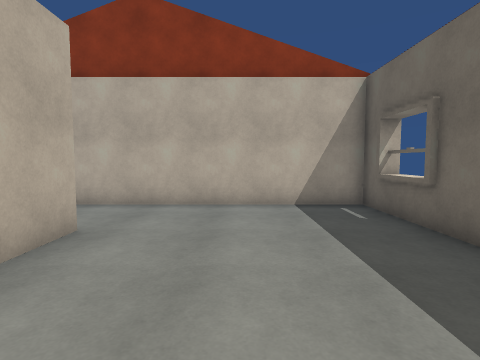
View 1 (above)

24 first-person views from a walk through a scene from a Unity 3-D project. The camera is 1.4 m above the floor, tilts 4° down and sees 80° across. The floor is counted in squares, 1 m on a side. Each view is taken from the middle of a square. On the plan, view 1 faces up. The plan holds only what a view shows up to about 14 squares ahead; the rest is blank. The place goes on beyond the plan. Surface patterns are stand-ins for the level's own textures.

View 2
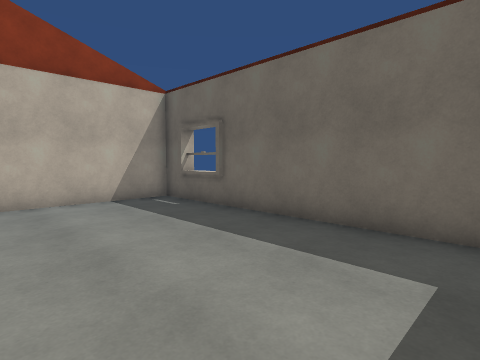

View 3
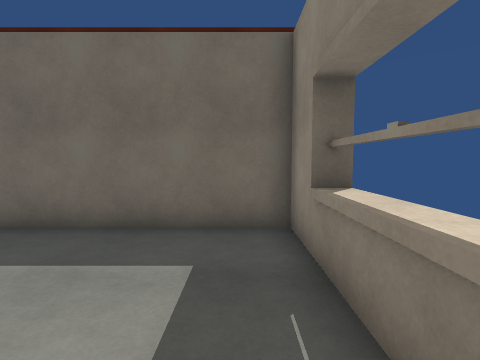

View 4
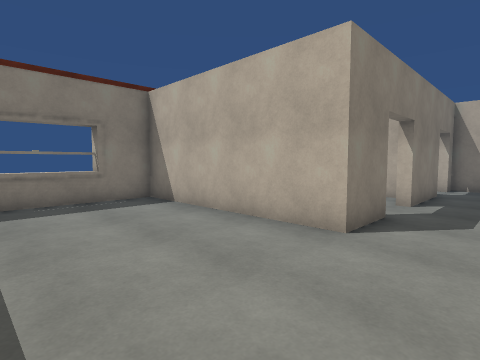

View 5
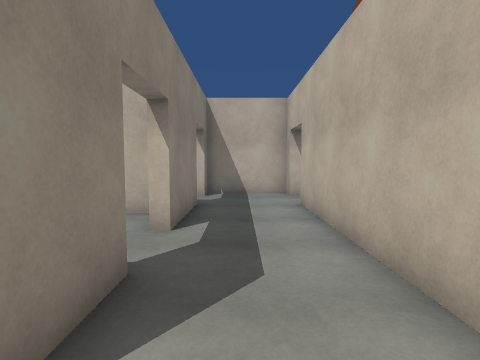

View 6
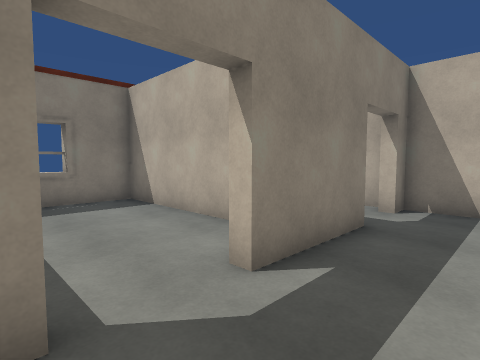

View 7
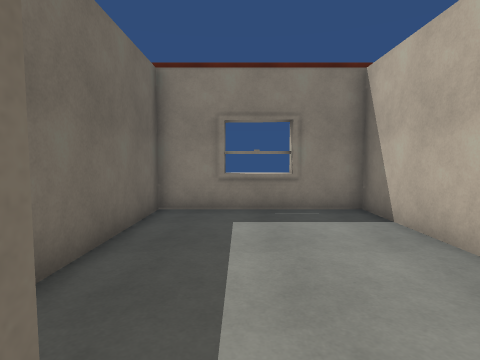

View 8
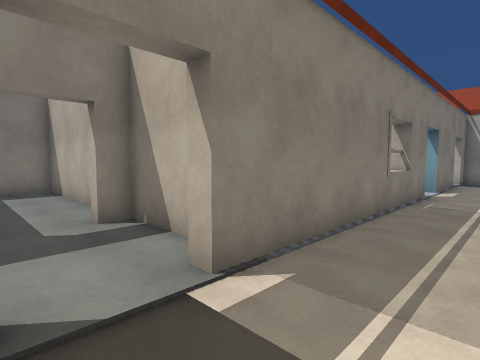

View 9
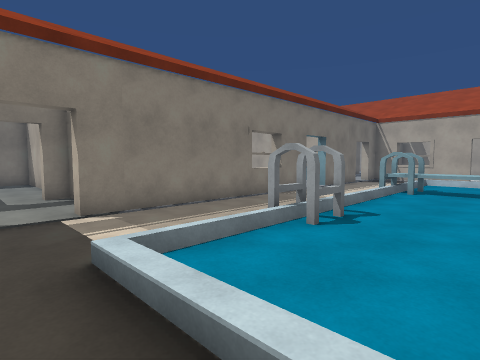

View 10
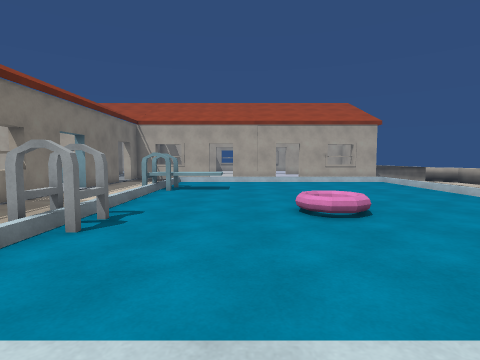

View 11
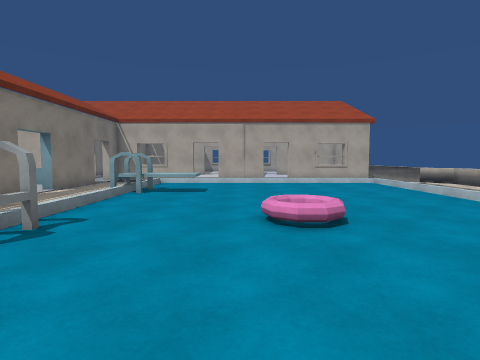

View 12
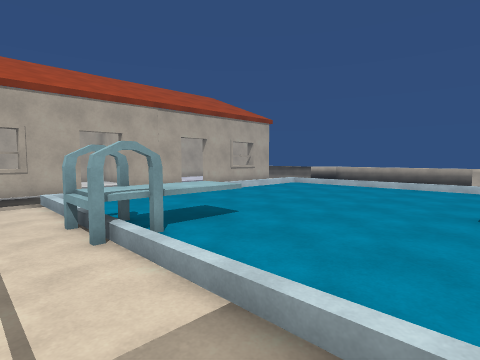

View 13
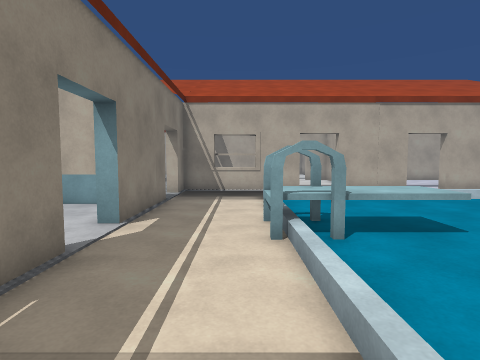

View 14
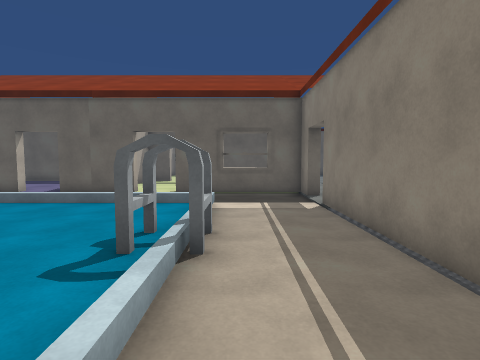

View 15
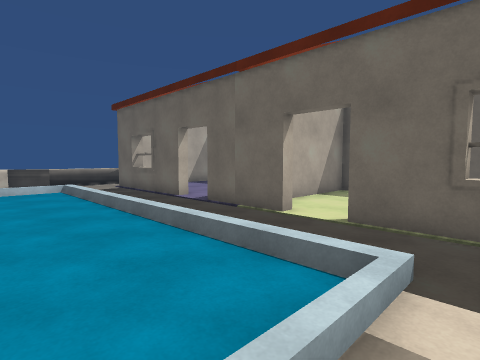

View 16
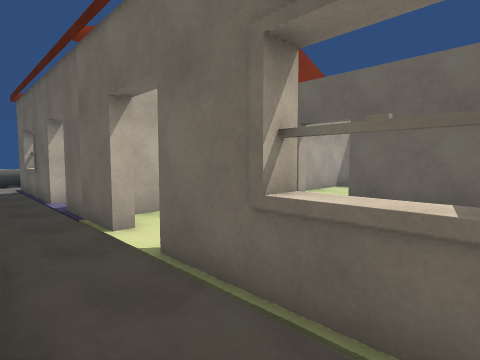

View 17
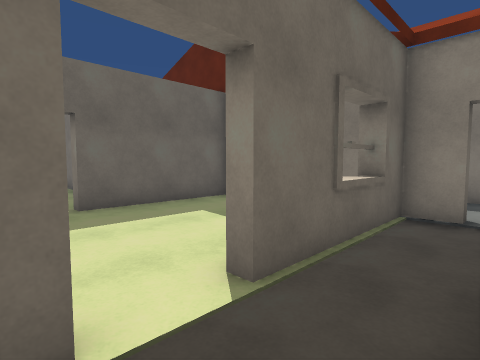

View 18
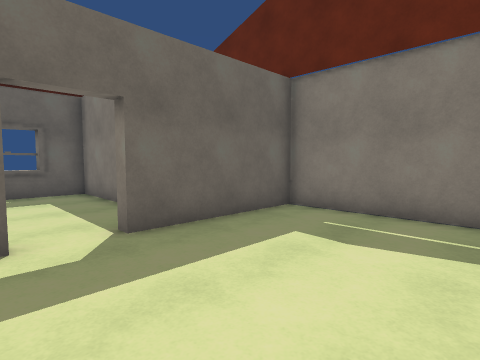

View 19
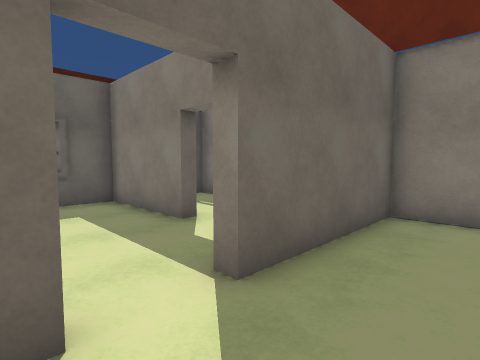

View 20
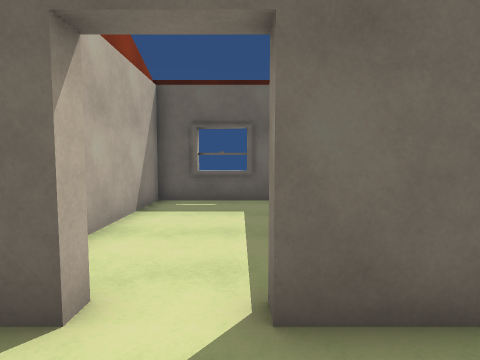

View 21
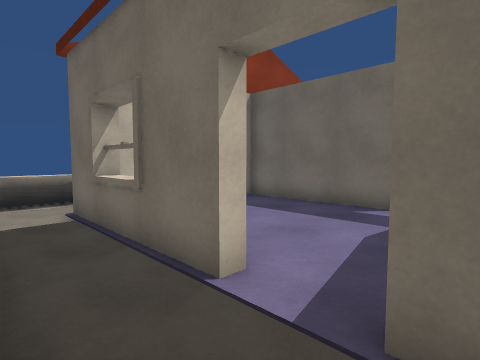

View 22
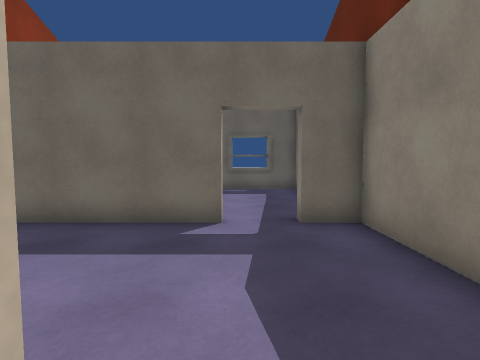

View 23
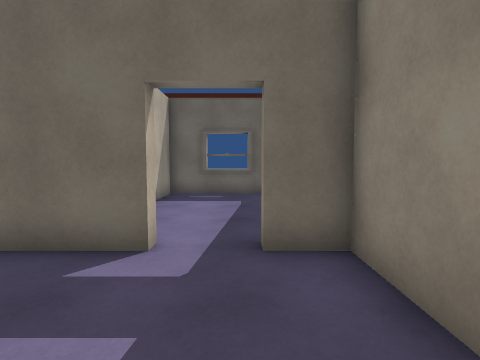

View 24
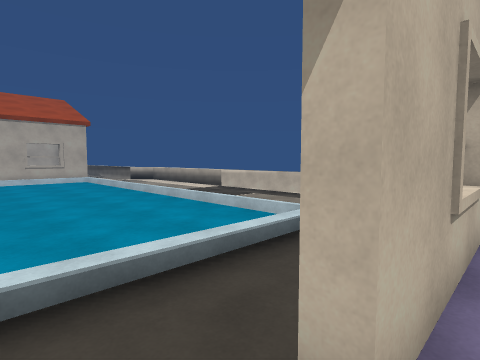

### Floor plan
Key: @ floor where view 1 was taken; # wall or solid block; x gap in a wall; . main floor; : floor 0.25 m higher than the main floor; / step, stairs or slope; = window, fence, low wall or low ledge; ^ raised ledge; L ladder.
Columns run from 32 left of view 1 to 4 right of it. Each row starts with its distance up from view 1.
 25       ................=.  ...#
 24       ................=. ....#
 23 #     ................#......#    ###
 22 #    .................#......#......#
 21     ................................=
 20    ..........//.....................=
 19 #  ..........//.......#......#......#
 18 #  ...................######## ######
 17 #  ...................#......#......#
 16    ....^^...........................=
 15    ....^^...........................#
 14 #  ....^^......L......#......#......#
 13 #..::::^x:::::LLL:::..#......#..#####
 12 =.....................=......#  ..
 11 #.....................#......#   ..
 10 #.....................#......#    ..#
  9 ##. ###..###=######..################
  8     #...          #.................#
  7     #.            #.................=
  6     #             #.................#
  5                   #..####..###......#
  4                   #.. #......#......#
  3                   #.. #......#......#
  2                   #.. #......#......#
  1                   #.. #......#......#
  0                   #.. #......#..@...#
 -1                   #.. #......#......#
 -2                   #######==####===###
 -3                                 ..

Where each view was taken, in squares from view 1:
view 1: 0 up, 0 right, facing up
view 2: 1 down, 2 left, facing up-right
view 3: 1 down, 2 left, facing right
view 4: 8 up, 2 right, facing down-left
view 5: 7 up, 2 left, facing left
view 6: 8 up, 5 left, facing down-left
view 7: 6 up, 6 left, facing down
view 8: 12 up, 11 left, facing down-left
view 9: 17 up, 11 left, facing down-left
view 10: 17 up, 11 left, facing left
view 11: 18 up, 12 left, facing left
view 12: 11 up, 19 left, facing up-left
view 13: 12 up, 19 left, facing left
view 14: 12 up, 22 left, facing right
view 15: 12 up, 16 left, facing up-right
view 16: 11 up, 12 left, facing up-right
view 17: 17 up, 12 left, facing down-right
view 18: 17 up, 9 left, facing down-right
view 19: 17 up, 6 left, facing down-right
view 20: 15 up, 6 left, facing right
view 21: 19 up, 12 left, facing up-right
view 22: 21 up, 10 left, facing right
view 23: 20 up, 8 left, facing right
view 24: 20 up, 9 left, facing up-left
